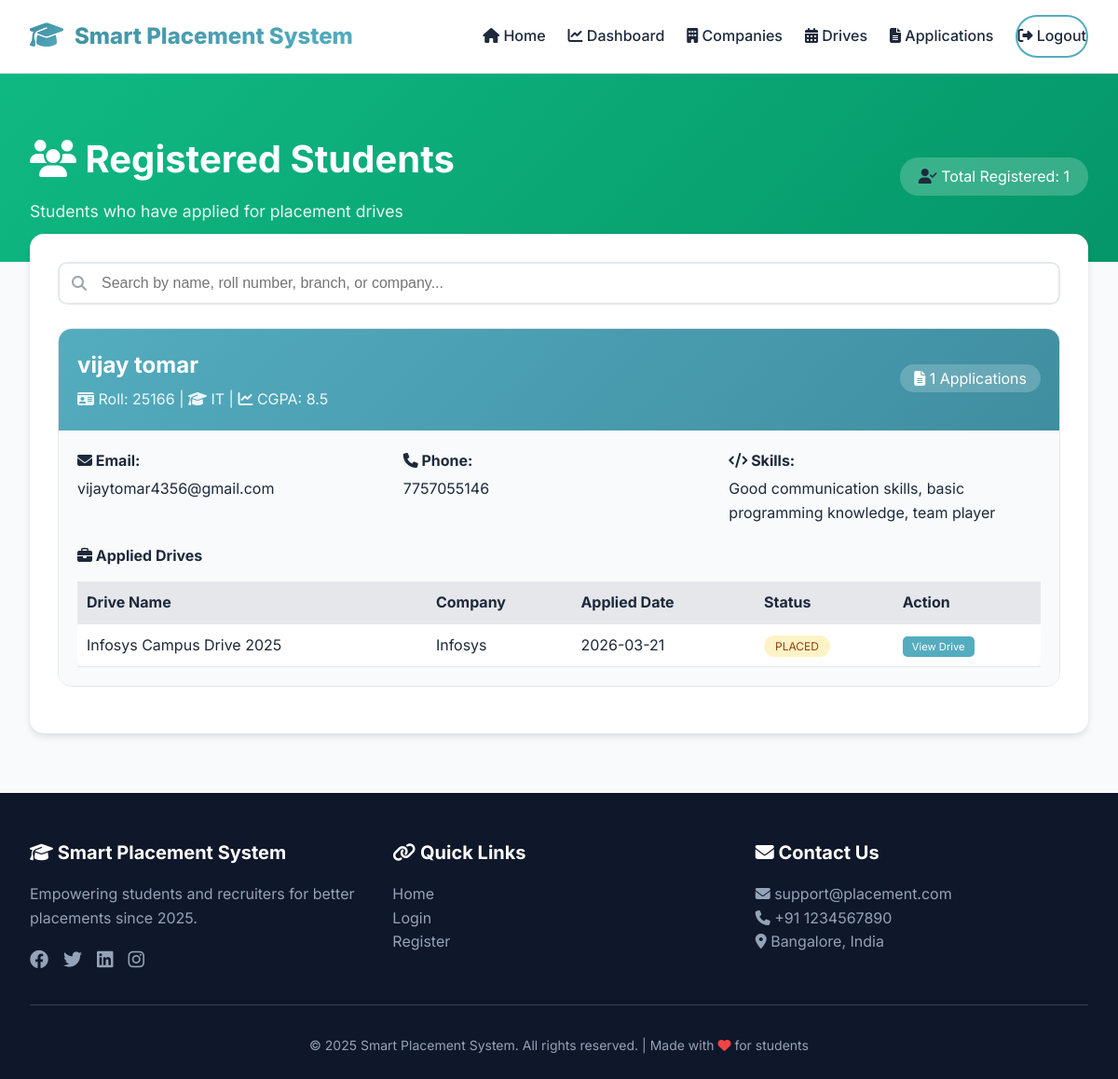
The page /admin/registered_students (signed in) on the database its author committed.
### models.py (models this page shows, shortened)
class Application(db.Model):
    __tablename__ = 'applications'
    id = db.Column(db.Integer, primary_key=True)
    student_id = db.Column(db.Integer, db.ForeignKey('student_profiles.id'), nullable=False)
    drive_id = db.Column(db.Integer, db.ForeignKey('placement_drives.id'), nullable=False)
    status = db.Column(db.String(20), default='eligible')
    applied_at = db.Column(db.DateTime, default=datetime.utcnow)
    interview_date = db.Column(db.DateTime)
    __table_args__ = (db.UniqueConstraint('student_id', 'drive_id', name='unique_application'),)

class StudentProfile(db.Model):
    __tablename__ = 'student_profiles'
    id = db.Column(db.Integer, primary_key=True)
    user_id = db.Column(db.Integer, db.ForeignKey('users.id'), nullable=False)
    full_name = db.Column(db.String(100), nullable=False)
    roll_number = db.Column(db.String(50), unique=True)
    course = db.Column(db.String(50))
    branch = db.Column(db.String(50))
    cgpa = db.Column(db.Float)
    graduation_year = db.Column(db.Integer)
    phone = db.Column(db.String(15))
    skills = db.Column(db.Text)
    resume_path = db.Column(db.String(200))
    github = db.Column(db.String(200))
    linkedin = db.Column(db.String(200))
    is_profile_complete = db.Column(db.Boolean, default=False)
    created_at = db.Column(db.DateTime, default=datetime.utcnow)
    applications = db.relationship('Application', backref='student', lazy=True, cascade='all, delete-orphan')

class User(UserMixin, db.Model):
    __tablename__ = 'users'
    id = db.Column(db.Integer, primary_key=True)
    email = db.Column(db.String(100), unique=True, nullable=False)
    password_hash = db.Column(db.String(200), nullable=False)
    role = db.Column(db.String(20), nullable=False)
    is_active = db.Column(db.Boolean, default=True)
    created_at = db.Column(db.DateTime, default=datetime.utcnow)
    student_profile = db.relationship('StudentProfile', backref='user', uselist=False, cascade='all, delete-orphan')
    notifications = db.relationship('Notification', backref='user', lazy=True, cascade='all, delete-orphan')

class PlacementDrive(db.Model):
    __tablename__ = 'placement_drives'
    id = db.Column(db.Integer, primary_key=True)
    company_id = db.Column(db.Integer, db.ForeignKey('companies.id'), nullable=False)
    title = db.Column(db.String(100), nullable=False)
    description = db.Column(db.Text)
    location = db.Column(db.String(100))
    package = db.Column(db.String(50))
    positions = db.Column(db.Integer)
    application_deadline = db.Column(db.DateTime, nullable=False)
    drive_date = db.Column(db.DateTime)
    is_active = db.Column(db.Boolean, default=True)
    created_at = db.Column(db.DateTime, default=datetime.utcnow)
    applications = db.relationship('Application', backref='drive', lazy=True, cascade='all, delete-orphan')

class Company(db.Model):
    __tablename__ = 'companies'
    id = db.Column(db.Integer, primary_key=True)
    name = db.Column(db.String(100), nullable=False)
    description = db.Column(db.Text)
    industry = db.Column(db.String(50))
    location = db.Column(db.String(100))
    min_cgpa = db.Column(db.Float, default=0)
    eligible_branches = db.Column(db.Text)
    is_active = db.Column(db.Boolean, default=True)
    created_at = db.Column(db.DateTime, default=datetime.utcnow)
    drives = db.relationship('PlacementDrive', backref='company', lazy=True, cascade='all, delete-orphan')

### app.py (the view)
@app.route('/admin/registered_students')
@login_required
def admin_registered_students():
    if current_user.role != 'admin':
        return redirect(url_for('student_dashboard'))
    registered_students = db.session.query(
        StudentProfile.id,
        StudentProfile.full_name,
        StudentProfile.roll_number,
        StudentProfile.branch,
        StudentProfile.cgpa,
        StudentProfile.phone,
        StudentProfile.skills,
        PlacementDrive.title.label('drive_name'),
        PlacementDrive.id.label('drive_id'),
        Company.name.label('company_name'),
        Application.status,
        Application.applied_at,
        User.email
    ).join(Application, Application.student_id == StudentProfile.id)\
     .join(PlacementDrive, PlacementDrive.id == Application.drive_id)\
     .join(Company, Company.id == PlacementDrive.company_id)\
     .join(User, User.id == StudentProfile.user_id)\
     .order_by(Application.applied_at.desc()).all()
    students_dict = {}
    for student in registered_students:
        if student.id not in students_dict:
            students_dict[student.id] = {
                'id': student.id,
                'full_name': student.full_name,
                'roll_number': student.roll_number,
                'branch': student.branch,
                'cgpa': student.cgpa,
                'phone': student.phone,
                'skills': student.skills,
                'email': student.email,
                'applications': []
            }
        students_dict[student.id]['applications'].append({
            'drive_name': student.drive_name,
            'drive_id': student.drive_id,
            'company_name': student.company_name,
            'status': student.status,
            'applied_at': student.applied_at
        })
    students_list = list(students_dict.values())
    return render_template('admin/registered_students.html', students=students_list)

### app.py (called while the page is built)
@app.context_processor
def inject_now():
    return {'now': datetime.utcnow()}

@login_manager.user_loader
def load_user(user_id):
    return User.query.get(int(user_id))

### templates/admin/registered_students.html (shortened to what this page needs)
{% extends "base.html" %}
{% block content %}
<div style="background: linear-gradient(135deg, #10b981, #059669); padding: 60px 0 40px;">
    <div class="container">
        <div style="display: flex; justify-content: space-between; align-items: center; flex-wrap: wrap; gap: 20px;">
            <div>
                <h1 style="color: white; font-size: 2.5rem; margin-bottom: 10px;">
                    <i class="fas fa-users"></i> Registered Students
                </h1>
                <p style="color: rgba(255,255,255,0.9); font-size: 1.1rem;">Students who have applied for placement drives</p>
            </div>
            <div>
                <div style="background: rgba(255,255,255,0.2); padding: 8px 20px; border-radius: 20px;">
                    <i class="fas fa-user-check"></i>
                    <span style="color: white;">Total Registered: {{ students|length }}</span>
                </div>
            </div>
        </div>
    </div>
</div>
<div class="container" style="margin-top: -30px;">
    <div style="background: white; border-radius: 15px; padding: 30px; box-shadow: 0 4px 6px rgba(0,0,0,0.1);">
        <div style="margin-bottom: 25px;">
            <div style="position: relative;">
                <i class="fas fa-search" style="position: absolute; left: 15px; top: 50%; transform: translateY(-50%); color: #9ca3af;"></i>
                <input type="text" id="searchInput" placeholder="Search by name, roll number, branch, or company..."
                       style="width: 100%; padding: 12px 12px 12px 45px; border: 2px solid #e5e7eb; border-radius: 10px; font-size: 16px;">
            </div>
        </div>
        {% if students %}
            {% for student in students %}
            <div class="student-card" style="border: 1px solid #e5e7eb; border-radius: 15px; margin-bottom: 20px; overflow: hidden; transition: all 0.3s;">
                <div style="background: linear-gradient(135deg, #54acbf, #3f8ea0); padding: 20px; color: white;">
                    <div style="display: flex; justify-content: space-between; align-items: center; flex-wrap: wrap; gap: 15px;">
                        <div>
                            <h2 style="margin: 0 0 5px 0;">{{ student.full_name }}</h2>
                            <p style="margin: 0; opacity: 0.9;">
                                <i class="fas fa-id-card"></i> Roll: {{ student.roll_number }} |
                                <i class="fas fa-graduation-cap"></i> {{ student.branch or 'Not set' }} |
                                <i class="fas fa-chart-line"></i> CGPA: {{ student.cgpa or 'Not set' }}
                            </p>
                        </div>
                        <div>
                            <span style="background: rgba(255,255,255,0.2); padding: 5px 15px; border-radius: 20px;">
                                <i class="fas fa-file-alt"></i> {{ student.applications|length }} Applications
                            </span>
                        </div>
                    </div>
                </div>
                <div style="padding: 20px; background: #f8fafc;">
                    <div style="display: grid; grid-template-columns: repeat(auto-fit, minmax(200px, 1fr)); gap: 15px; margin-bottom: 20px;">
                        <div>
                            <strong><i class="fas fa-envelope"></i> Email:</strong>
                            <p style="margin: 5px 0 0;">{{ student.email if student.email else 'Not available' }}</p>
                        </div>
                        <div>
                            <strong><i class="fas fa-phone"></i> Phone:</strong>
                            <p style="margin: 5px 0 0;">{{ student.phone or 'Not provided' }}</p>
                        </div>
                        <div>
                            <strong><i class="fas fa-code"></i> Skills:</strong>
                            <p style="margin: 5px 0 0;">{{ student.skills or 'Not specified' }}</p>
                        </div>
                    </div>
                    <h4 style="margin: 20px 0 15px 0;"><i class="fas fa-briefcase"></i> Applied Drives</h4>
                    <div style="overflow-x: auto;">
                        <table style="width: 100%; border-collapse: collapse; background: white; border-radius: 10px;">
                            <thead>
                                <tr style="background: #e5e7eb;">
                                    <th style="padding: 10px; text-align: left;">Drive Name</th>
                                    <th style="padding: 10px; text-align: left;">Company</th>
                                    <th style="padding: 10px; text-align: left;">Applied Date</th>
                                    <th style="padding: 10px; text-align: left;">Status</th>
                                    <th style="padding: 10px; text-align: left;">Action</th>
                                </tr>
                            </thead>
                            <tbody>
                                {% for app in student.applications %}
                                <tr style="border-bottom: 1px solid #e5e7eb;">
                                    <td style="padding: 10px;">{{ app.drive_name }}</td>
                                    <td style="padding: 10px;">{{ app.company_name }}</td>
                                    <td style="padding: 10px;">{{ app.applied_at.strftime('%Y-%m-%d') }}</td>
                                    <td style="padding: 10px;">
                                        <span style="background:
                                            {% if app.status == 'selected' %}#d1fae5; color: #065f46;
                                            {% elif app.status == 'shortlisted' %}#dbeafe; color: #1e40af;
                                            {% elif app.status == 'rejected' %}#fee2e2; color: #991b1b;
                                            {% else %}#fef3c7; color: #92400e;{% endif %}
                                            padding: 4px 12px; border-radius: 20px; font-size: 0.75rem;">
                                            {{ app.status|upper }}
                                        </span>
                                    </td>
                                    <td style="padding: 10px;">
                                        <a href="/admin/drive_eligible_students/{{ app.drive_id }}"
                                           style="background: #54acbf; color: white; padding: 4px 10px; border-radius: 5px; text-decoration: none; font-size: 0.7rem;">
                                            View Drive
                                        </a>
                                    </td>
                                </tr>
                                {% endfor %}
                            </tbody>
                        </table>
                    </div>
                </div>
            </div>
            {% endfor %}
        {% endif %}
    </div>
</div>
{% endblock %}

### templates/base.html (style rules this page uses)
* { margin: 0; padding: 0; box-sizing: border-box; }
:root { --primary: #54acbf; --primary-dark: #3f8ea0; --primary-light: #c2e3ec; --secondary: #667eea; --secondary-dark: #5a67d8; --dark: #1e293b; --gray: #64748b; --light: #f8fafc; --white: #ffffff; --shadow-sm: 0 4px 6px -1px rgba(0, 0, 0, 0.1); --shadow-md: 0 10px 15px -3px rgba(0, 0, 0, 0.1); --shadow-lg: 0 20px 25px -5px rgba(0, 0, 0, 0.1); }
body { font-family: 'Inter', sans-serif; background: var(--light); color: var(--dark); line-height: 1.6; }
.container { max-width: 1280px; margin: 0 auto; padding: 0 2rem; }

### rows shown on the page
Application: full_name "vijay tomar", roll_number "25166", branch "IT", cgpa "8.5", applications|length "1", email "vijaytomar4356@gmail.com", phone "7757055146", skills "Good communication skills, basic programming knowledge, team player", drive_name "Infosys Campus Drive 2025", company_name "Infosys", applied_at "2026-03-21", status "PLACED"

### other values the page prints
{{ students|length }} "1"
